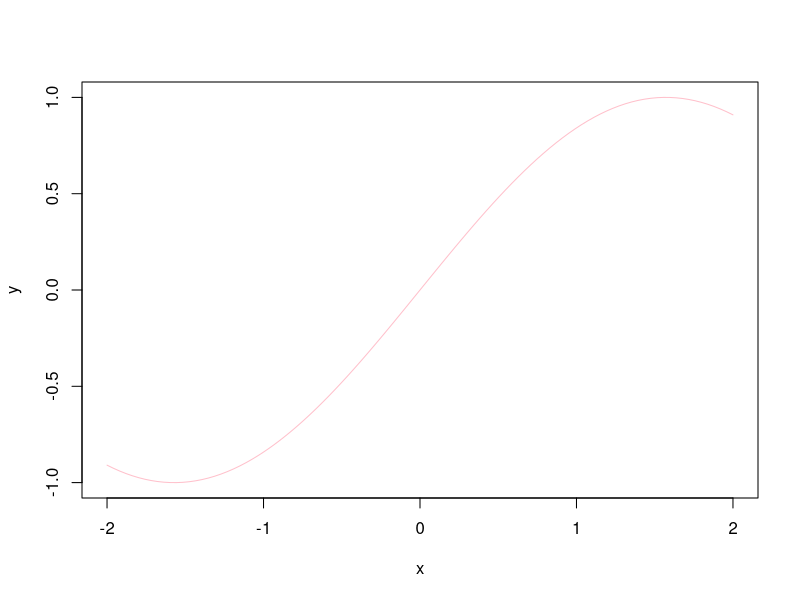
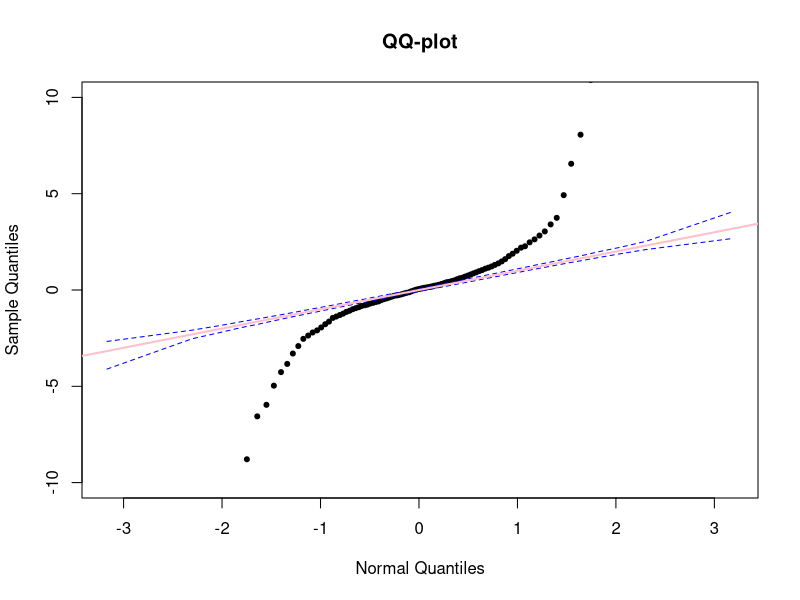
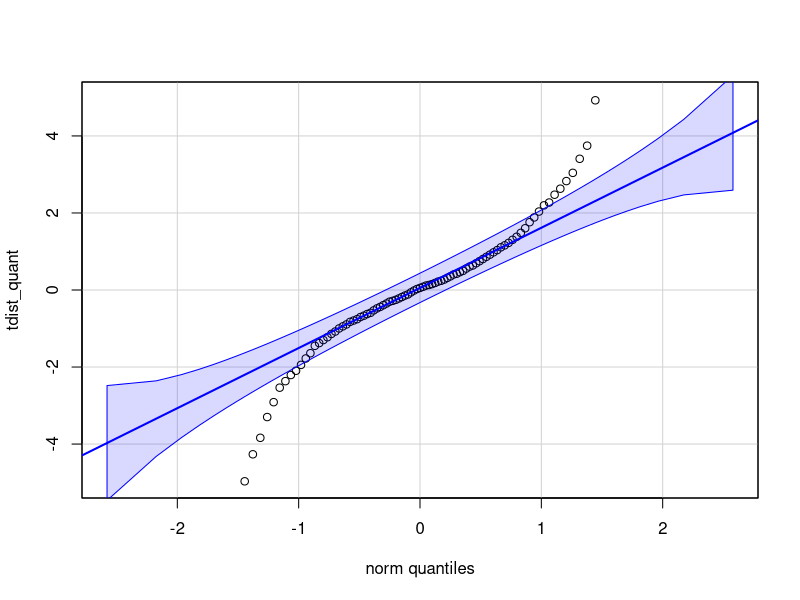

Here is the R script that generated these plots, in order:
## ---- chunk 1
##Question One: SSE

stackloss
y<- stackloss$stack.loss
x <- stackloss$Air.Flow

SSE <- function(p,x,y){ #p is a parameter vector that stores all of the B values
  beta0 <- p[1]
  beta1 <- p[2]
  
  pred <- beta0 + beta1*x #this is y in the sse equation
  ss <- sum((y - pred)^2)
  return (ss)
  
}

lm(stack.loss ~ Air.Flow, data = stackloss)
SSE(c(-44,1), x=x, y=y) #The -44 and 1 is the B values provided by p

## ---- chunk 2
##Generate values from a a pmf

set.seed(1)
y <- runif(1000) #Generate 1000 random vals from a uniform dist

assign_uni <- ifelse(y < 0.2, "a", 
                     ifelse(y >= 0.2 & y < 0.7, "b",
                            "c"
                            ))

table(assign_uni) #Returns a count of a, b and c.
## ---- chunk 3
data_sim <- rpois(1000, 0.2) #generate 1000 numbers from rpois, simulation function
pois_val2 <- dpois(data_sim, 0.2) #returns the probabilities 

#Calculate the Likelihood - by taking product of all pois2_val
poi_likelihood <- function(lambda, data){
  likelihood_calc <- prod(data)
  #prod(dpois(pois_val2, lambda=lambda))
  
}

print(poi_likelihood(lambda = 2, data = pois_val2)) #Ask is this correct
## ---- chunk 4
x <- seq(-2,2, length.out = 100)
y <- sin(x)

plot(x, y, type = "l", col = "pink")
 #plots line on the plot of sin
## ---- chunk 5
#Generate 1000 random values from a tdist and a norm
t_dist <- rt(1000,1)
#norm_dist <- rnorm(1000)

prob_seq <- seq(0, 1, 0.01)

tdist_quant <- quantile(t_dist, probs = prob_seq) 
#norm_dist_quants <- quantile(norm_dist, probs = prob_seq)

#Use Bootstrapping to simulate 1000 norms
B <- 1000
norm_quants <- replicate(B, {
  norm_dist <- rnorm(1000)
  quantile(norm_dist, probs = prob_seq)
})


upper <- apply(norm_quants,1, quantile, probs = 0.025)
lower <- apply(norm_quants,1, quantile, probs = 0.975)
norm_med <- apply(norm_quants,1,quantile, probs = 0.50)

#Calculate quantiles for normal distribution, plot against tdistribution
#How to find quantiles 
plot(norm_med, tdist_quant, main = "QQ-plot",
     xlab = "Normal Quantiles", ylab = "Sample Quantiles",
     ylim = c(-10, 10), pch = 20)

lines(norm_med, lower, col = "blue", lty = 2)
lines(norm_med, upper, col = "blue", lty = 2)
abline(0,1,col= "pink", lwd=2)
## ---- chunk 6
#Test this way
library(car)
qqPlot(tdist_quant, envelope = 0.95, ylim = c(-5,5))
